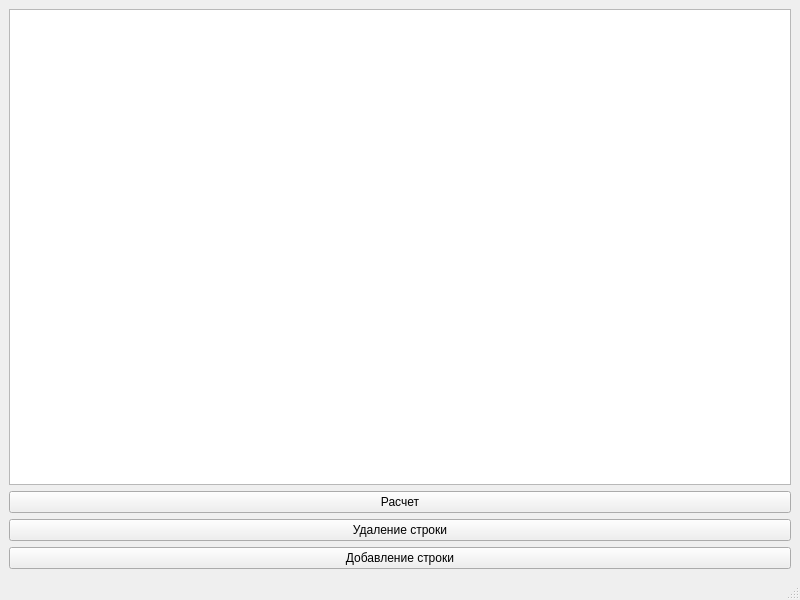
<?xml version="1.0" encoding="UTF-8"?>
<ui version="4.0">
 <class>MainWindow</class>
 <widget class="QMainWindow" name="MainWindow">
  <property name="geometry">
   <rect>
    <x>0</x>
    <y>0</y>
    <width>800</width>
    <height>600</height>
   </rect>
  </property>
  <property name="windowTitle">
   <string>ППТ</string>
  </property>
  <widget class="QWidget" name="centralwidget">
   <layout class="QVBoxLayout" name="verticalLayout">
    <item>
     <widget class="QTableView" name="tableView"/>
    </item>
    <item>
     <widget class="QPushButton" name="pushButton">
      <property name="text">
       <string>Расчет</string>
      </property>
     </widget>
    </item>
    <item>
     <widget class="QPushButton" name="pushButton_2">
      <property name="text">
       <string>Удаление строки</string>
      </property>
     </widget>
    </item>
    <item>
     <widget class="QPushButton" name="pushButton_3">
      <property name="text">
       <string>Добавление строки</string>
      </property>
     </widget>
    </item>
   </layout>
  </widget>
  <widget class="QMenuBar" name="menubar">
   <property name="geometry">
    <rect>
     <x>0</x>
     <y>0</y>
     <width>800</width>
     <height>22</height>
    </rect>
   </property>
  </widget>
  <widget class="QStatusBar" name="statusbar"/>
 </widget>
 <resources/>
 <connections/>
</ui>
